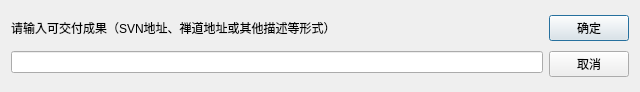
<?xml version="1.0" encoding="UTF-8"?>
<ui version="4.0">
 <class>DeliCommit</class>
 <widget class="QDialog" name="DeliCommit">
  <property name="geometry">
   <rect>
    <x>0</x>
    <y>0</y>
    <width>640</width>
    <height>92</height>
   </rect>
  </property>
  <property name="windowTitle">
   <string>提交可交付成果</string>
  </property>
  <layout class="QHBoxLayout" name="horizontalLayout_2">
   <item>
    <layout class="QHBoxLayout" name="horizontalLayout">
     <item>
      <layout class="QVBoxLayout" name="verticalLayout">
       <item>
        <widget class="QLabel" name="label">
         <property name="minimumSize">
          <size>
           <width>0</width>
           <height>20</height>
          </size>
         </property>
         <property name="maximumSize">
          <size>
           <width>16777215</width>
           <height>20</height>
          </size>
         </property>
         <property name="text">
          <string>&lt;html&gt;&lt;head/&gt;&lt;body&gt;&lt;p&gt;请输入可交付成果（SVN地址、禅道地址或其他描述等形式）&lt;/p&gt;&lt;/body&gt;&lt;/html&gt;</string>
         </property>
        </widget>
       </item>
       <item>
        <widget class="QLineEdit" name="deli">
         <property name="echoMode">
          <enum>QLineEdit::Normal</enum>
         </property>
        </widget>
       </item>
      </layout>
     </item>
     <item>
      <layout class="QVBoxLayout" name="verticalLayout_2">
       <item>
        <widget class="QPushButton" name="okButton">
         <property name="text">
          <string>确定</string>
         </property>
        </widget>
       </item>
       <item>
        <widget class="QPushButton" name="cancelButton">
         <property name="text">
          <string>取消</string>
         </property>
        </widget>
       </item>
      </layout>
     </item>
    </layout>
   </item>
  </layout>
 </widget>
 <resources/>
 <connections/>
</ui>
